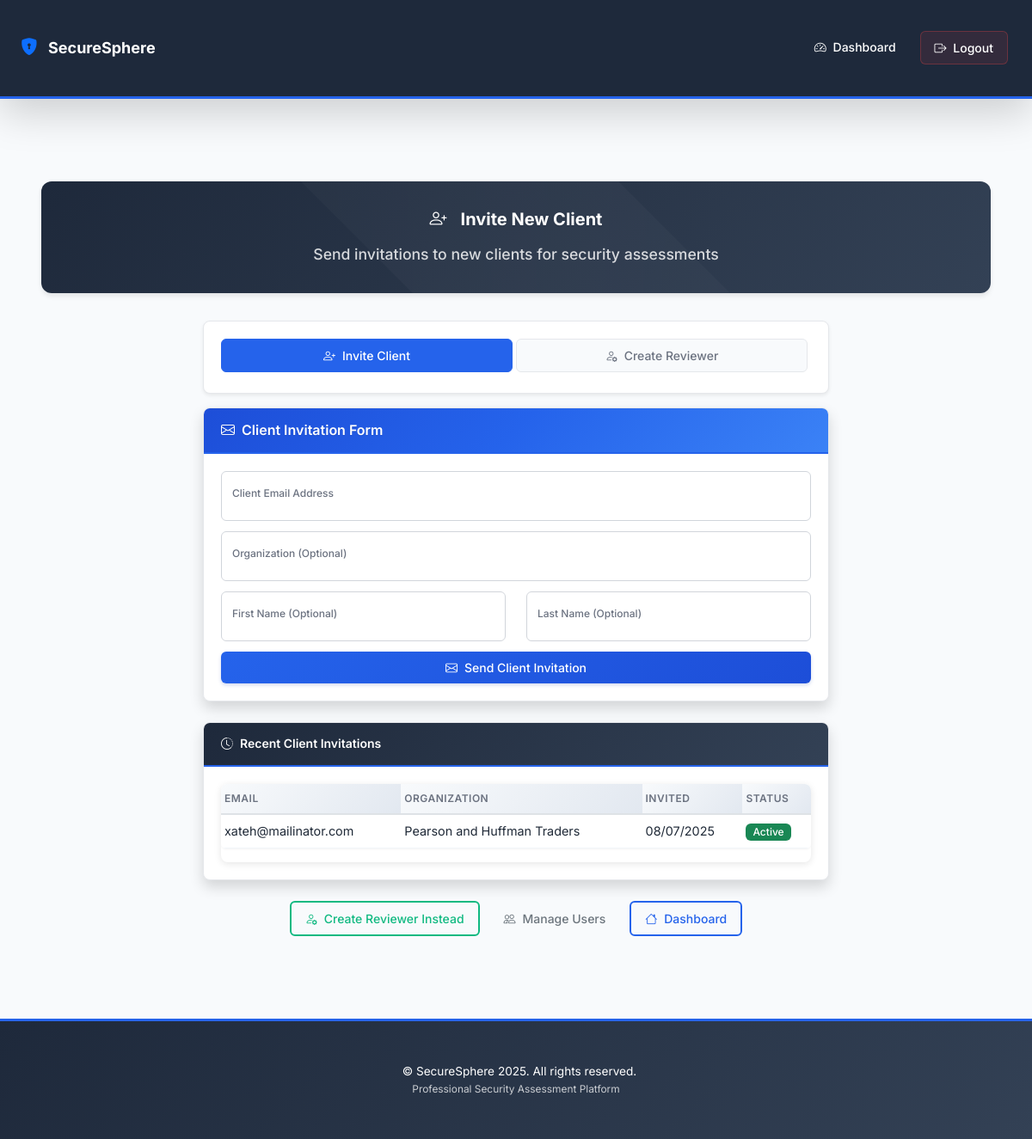
Page /admin/invite_client (signed in) on the committed database.
### app.py (models this page shows, shortened)
class User(db.Model):
    __tablename__ = 'users'
    id = db.Column(db.Integer, primary_key=True)
    username = db.Column(db.String(80), unique=True, nullable=False, index=True)
    email = db.Column(db.String(120), nullable=False, index=True)
    password_hash = db.Column(db.String(200), nullable=False)
    role = db.Column(db.String(20), nullable=False, default='client')  # client, lead, superuser
    organization = db.Column(db.String(200), default='ACCORIAN')
    assigned_client_id = db.Column(db.Integer, db.ForeignKey('users.id'), nullable=True)  # For leads - which client they can review
    first_name = db.Column(db.String(100))
    last_name = db.Column(db.String(100))
    phone = db.Column(db.String(20))
    is_active = db.Column(db.Boolean, default=True)
    first_login = db.Column(db.Boolean, default=True)
    created_at = db.Column(db.DateTime, default=lambda: datetime.now(timezone.utc))
    last_login = db.Column(db.DateTime)
    products = db.relationship('Product', backref='owner', lazy=True, cascade='all, delete-orphan')
    responses = db.relationship('QuestionnaireResponse', backref='user', lazy=True)
    assigned_client = db.relationship('User', remote_side=[id], backref='assigned_leads', foreign_keys=[assigned_client_id])

### app.py (the view, shortened to what this page needs)
@app.route('/admin/invite_client', methods=['GET', 'POST'])
@login_required('superuser')
def invite_client():
    recent_invitations = User.query.filter_by(role='client').order_by(User.created_at.desc()).limit(5).all()
    return render_template('admin_invite_client.html', recent_invitations=recent_invitations)

### app.py (called while the page is built)
def login_required(role=None):
    def decorator(f):
        @wraps(f)
        def decorated_function(*args, **kwargs):
            if 'user_id' not in session:
                return redirect(url_for('login'))
            if role and session.get('role') != role:
                flash('Access denied!')
                return redirect(url_for('dashboard'))
            return f(*args, **kwargs)
        return decorated_function
    return decorator

### templates/admin_invite_client.html (shortened to what this page needs)
{% extends "base.html" %}
{% block content %}
<div class="container my-4">
    <div class="dashboard-header text-center mb-4">
        <h1 class="display-5 fw-bold">
            <i class="bi bi-person-plus me-3"></i>Invite New Client
        </h1>
        <p class="lead mb-0">Send invitations to new clients for security assessments</p>
    </div>
    <div class="row justify-content-center">
        <div class="col-md-8">
            <div class="card shadow-sm mb-4">
                <div class="card-body">
                    <nav class="nav nav-pills nav-justified">
                        <a class="nav-link active" href="{{ url_for('invite_client') }}">
                            <i class="bi bi-person-plus me-2"></i>Invite Client
                        </a>
                        <a class="nav-link" href="{{ url_for('invite_reviewer') }}">
                            <i class="bi bi-person-gear me-2"></i>Create Reviewer
                        </a>
                    </nav>
                </div>
            </div>
            <div class="card shadow">
                <div class="card-header bg-gradient-primary text-white">
                    <h5 class="mb-0">
                        <i class="bi bi-envelope me-2"></i>Client Invitation Form
                    </h5>
                </div>
                <div class="card-body">
                    <form method="post">
                        <div class="row">
                            <div class="col-md-12">
                                <div class="form-floating mb-3">
                                    <input type="email" class="form-control" id="email" name="email"
                                           placeholder="user@example.com" required>
                                    <label for="email">Client Email Address</label>
                                </div>
                            </div>
                        </div>
                        <div class="form-floating mb-3">
                            <input type="text" class="form-control" id="organization" name="organization"
                                   placeholder="Organization Name">
                            <label for="organization">Organization (Optional)</label>
                        </div>
                        <div class="row">
                            <div class="col-md-6">
                                <div class="form-floating mb-3">
                                    <input type="text" class="form-control" id="first_name" name="first_name"
                                           placeholder="First Name">
                                    <label for="first_name">First Name (Optional)</label>
                                </div>
                            </div>
                            <div class="col-md-6">
                                <div class="form-floating mb-3">
                                    <input type="text" class="form-control" id="last_name" name="last_name"
                                           placeholder="Last Name">
                                    <label for="last_name">Last Name (Optional)</label>
                                </div>
                            </div>
                        </div>
                        <div class="d-grid">
                            <button type="submit" class="btn btn-primary btn-lg">
                                <i class="bi bi-envelope me-2"></i>Send Client Invitation
                            </button>
                        </div>
                    </form>
                </div>
            </div>
            {% if recent_invitations %}
            <div class="card shadow mt-4">
                <div class="card-header bg-light">
                    <h6 class="mb-0">
                        <i class="bi bi-clock-history me-2"></i>Recent Client Invitations
                    </h6>
                </div>
                <div class="card-body">
                    <div class="table-responsive">
                        <table class="table table-sm">
                            <thead>
                                <tr>
                                    <th>Email</th>
                                    <th>Organization</th>
                                    <th>Invited</th>
                                    <th>Status</th>
                                </tr>
                            </thead>
                            <tbody>
                                {% for invitation in recent_invitations %}
                                <tr>
                                    <td>{{ invitation.email }}</td>
                                    <td>{{ invitation.organization or 'N/A' }}</td>
                                    <td>{{ invitation.created_at.strftime('%m/%d/%Y') }}</td>
                                    <td>
                                        {% if invitation.is_active %}
                                            <span class="badge bg-success">Active</span>
                                        {% else %}
                                            <span class="badge bg-secondary">Registered</span>
                                        {% endif %}
                                    </td>
                                </tr>
                                {% endfor %}
                            </tbody>
                        </table>
                    </div>
                </div>
            </div>
            {% endif %}
            <div class="text-center mt-4">
                <a href="{{ url_for('invite_reviewer') }}" class="btn btn-outline-success me-2">
                    <i class="bi bi-person-gear me-2"></i>Create Reviewer Instead
                </a>
                <a href="{{ url_for('manage_users') }}" class="btn btn-outline-secondary me-2">
                    <i class="bi bi-people me-2"></i>Manage Users
                </a>
                <a href="{{ url_for('dashboard') }}" class="btn btn-outline-primary">
                    <i class="bi bi-house me-2"></i>Dashboard
                </a>
            </div>
        </div>
    </div>
</div>
{% endblock %}

### templates/base.html (style rules this page uses)
.bg-gradient-primary { background: linear-gradient(135deg, #1d4ed8 0%, #2563eb 50%, #3b82f6 100%); }
h1, .h1 { font-size: 1.75rem; }
h5, .h5 { font-size: 1rem; }
h6, .h6 { font-size: 0.875rem; }
.mb-4 { margin-bottom: 1rem !important; }
.mb-3 { margin-bottom: 0.75rem !important; }
.dashboard-page .container { max-width: 1200px; padding: 0.75rem; }
@media (min-width: 768px) { .dashboard-page .container { padding: 1.5rem; } }
.dashboard-header { background: linear-gradient(135deg, #f8fafc 0%, #e2e8f0 100%); border-radius: 12px; padding: 2rem 1.5rem; margin-bottom: 2rem !important; box-shadow: 0 4px 6px -1px rgba(0, 0, 0, 0.1); }
.dashboard-header h1 { text-shadow: 0 1px 2px rgba(0, 0, 0, 0.1); margin-bottom: 1rem !important; }
.dashboard-header p { color: #374151 !important; font-weight: 500 !important; font-size: 1.1rem !important; }
.btn-primary { box-shadow: 0 2px 4px rgba(30, 64, 175, 0.2); }

### rows in the picture
User: email "xateh@mailinator.com", organization "Pearson and Huffman Traders", created_at "08/07/2025", is_active "Active"

### other values in the picture
{{ config.get('APP_NAME', 'SecureSphere') }} "SecureSphere"
